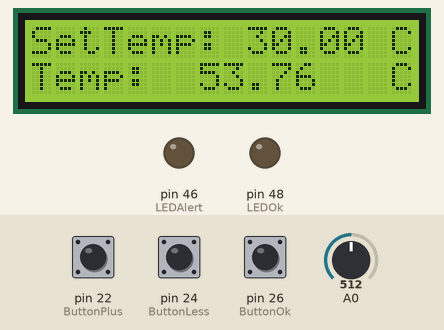
Simulated run of this sketch. Board: Arduino Mega 2560, built with avr-gcc and run on an emulated ATmega2560. Shown: 16×2 character LCD, output pins drawn as LEDs (lit = HIGH). The test bench sets the inputs (shaded band); at power-on: pin 26 (ButtonOk) LOW, A0 = 512, pin 22 (ButtonPlus) LOW, pin 24 (ButtonLess) LOW. WiFi joins after 1.5 s; servers stay silent unless stated; uploads are accepted with an empty reply; what the sketch prints to the serial monitor is not drawn.

Above: at 3.7 s.
3.8 s: pin 26 (ButtonOk) pulled HIGH for 0.15 s
At 4.1 s:
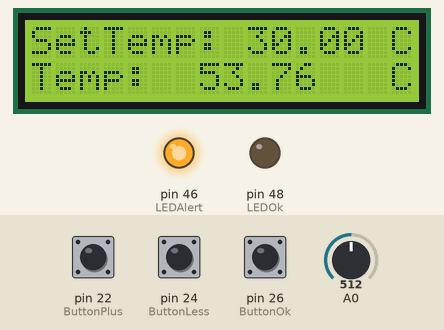
6.9 s: A0 set to 294
At 9.7 s:
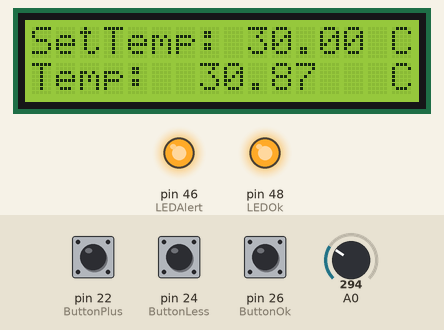
9.9 s: A0 set to 274
14.4 s: A0 set to 122
At 15.0 s:
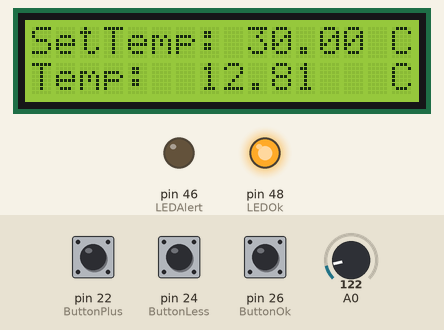
16.0 s: pin 26 (ButtonOk) pulled HIGH for 1 s
At 16.9 s:
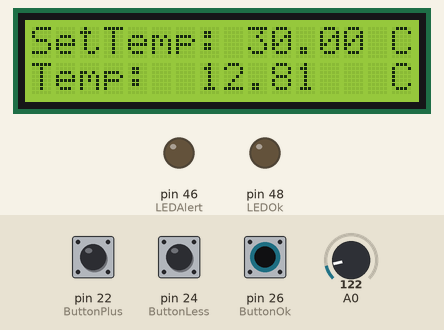
Timing chart, 0 to 19.0 s (numbered marks = the images above; inputs shaded):
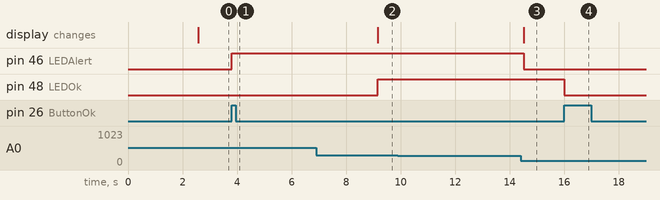

Measured:
- after the input at 3.8 s, pin 46 (LEDAlert): LOW → HIGH at once
- after the input at 6.9 s, the display: changes after 2.3 s (image 2)
- after the input at 9.9 s, every drawn part: stays the same
- after the input at 14.4 s, the display: changes after 0.11 s (image 3)
- after the input at 16.0 s, pin 48 (LEDOk): HIGH → LOW at once

The sketch:

critical_temperature_monitor.ino
```cpp
// -------------------------------------------------------------------------------
// Critical Temperature Monitor
// University Project (2015/2016) - Proof of Concept
// Arduino Mega 2560 + Ethernet Shield + LCD Display
// -------------------------------------------------------------------------------

#include <SPI.h>
#include <Ethernet.h>
#include <LiquidCrystal.h>

// LCD pin configuration (RS, E, D4, D5, D6, D7)
LiquidCrystal lcd(33, 35, 37, 39, 41, 43);

// Button and LED pin definitions
const int ButtonPlus = 22;   // Button to increase the critical temperature
const int ButtonLess = 24;   // Button to decrease the critical temperature
const int ButtonOk = 26;     // Button to activate monitoring
const int LEDOk = 48;        // LED indicating monitoring active
const int LEDAlert = 46;     // LED indicating critical temperature alert

// Button states
int ButtonPlusState = 0;
int ButtonLessState = 0;
int ButtonOkState = LOW;
int ButtonOkPreviousState = LOW;
int ButtonOkReading;

// Debounce control
long LastDebounceTime = 0;
long DebounceDelay = 200;

// Ethernet settings
byte mac[] = { 0xDE, 0xAD, 0xBE, 0xEF, 0xFE, 0xED };
char server[] = "api.pushingbox.com";  // PushingBox API server
IPAddress ip(150, 162, 10, 109);       // Static IP fallback
EthernetClient client;

// Variables
String data;            // Data to send via HTTP GET
float tempData;         // Current temperature reading
float tempSet = 30.0;   // User-set temperature threshold
boolean Alert = false;  // Temperature above threshold
boolean Connection = false;

// -------------------------------------------------------------------------------
void setup() {
  pinMode(ButtonOk, INPUT);
  pinMode(ButtonPlus, INPUT);
  pinMode(ButtonLess, INPUT);
  pinMode(LEDAlert, OUTPUT);
  pinMode(LEDOk, OUTPUT);

  analogReference(INTERNAL1V1);
  lcd.begin(16, 2);
  Serial.begin(9600);

  if (Ethernet.begin(mac) == 0) {
    Serial.println("Failed to configure Ethernet using DHCP. Using static IP...");
    Ethernet.begin(mac, ip);
  }

  delay(1000);
}

// -------------------------------------------------------------------------------
void loop() {
  int Temp_ADC = analogRead(0);      // Read analog value from pin A0
  tempData = Temp_ADC * 0.105;        // Convert ADC reading to Celsius

  lcd.setCursor(0, 0);
  lcd.print("SetTemp:");
  lcd.setCursor(9, 0);
  lcd.print(tempSet, 2);
  lcd.setCursor(15, 0);
  lcd.print("C");

  lcd.setCursor(0, 1);
  lcd.print("Temp:");
  lcd.setCursor(7, 1);
  lcd.print(tempData, 2);
  lcd.setCursor(15, 1);
  lcd.print("C");

  ButtonOkReading = digitalRead(ButtonOk);

  if (ButtonOkReading == HIGH && ButtonOkPreviousState == LOW && millis() - LastDebounceTime > DebounceDelay) {
    ButtonOkState = !ButtonOkState;  // Toggle OK state
    LastDebounceTime = millis();
  }

  if (ButtonOkState == HIGH) {
    if (tempData > tempSet) {
      Alert = true;
      digitalWrite(LEDAlert, HIGH);
      prepareRequest();
      Serial.println("Connecting...");

      if (client.connect(server, 80)) {
        sendRequest();
        Connection = true;
      } else {
        Serial.println("Connection failed.");
      }

      while (Connection) {
        if (client.available()) {
          char c = client.read();
          Serial.print(c);
        }
        if (!client.connected()) {
          Serial.println();
          Serial.println("Disconnecting.");
          Serial.print("Temperature Sent: ");
          Serial.println(tempData);
          client.stop();
          Connection = false;
          data = "";
        }
      }

      delay(5000);  // Wait 5 seconds before next alert
    } else {
      digitalWrite(LEDAlert, LOW);
    }
  } else {
    // Allow adjusting the threshold if monitoring is not active
    ButtonPlusState = digitalRead(ButtonPlus);
    ButtonLessState = digitalRead(ButtonLess);

    if (ButtonPlusState == HIGH) {
      if (tempSet < 99 && tempSet > -99) {
        tempSet += 0.25;
      }
      delay(200);
    }

    if (ButtonLessState == HIGH) {
      if (tempSet < 99 && tempSet > -99) {
        tempSet -= 0.25;
      }
      delay(200);
    }
  }

  digitalWrite(LEDOk, ButtonOkState);
  ButtonOkPreviousState = ButtonOkReading;
}

// -------------------------------------------------------------------------------
void prepareRequest() {
  data = "";
  data += "GET /pushingbox?devid=YOUR_DEVICE_ID&tempData=";
  data += tempData;
  data += "&tempSet=";
  data += tempSet;
  data += "&Alert=";
  data += Alert;
  data += " HTTP/1.1";
}

// -------------------------------------------------------------------------------
void sendRequest() {
  Serial.println("Connected");
  client.println(data);
  client.println("Host: api.pushingbox.com");
  client.println("Connection: close");
  client.println();
}
```
